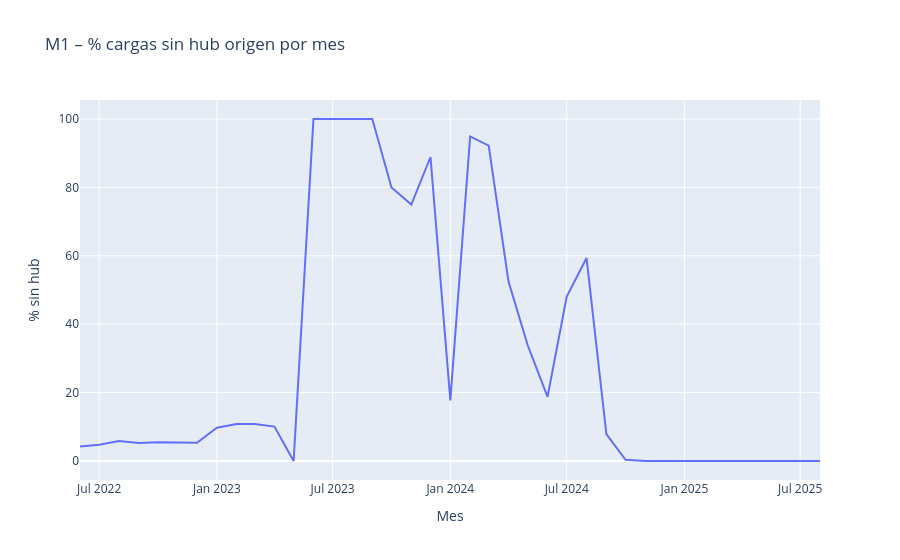

Notebook source saved alongside this figure:
### Code cell
if 'Posted' in df.columns:
    df['Posted'] = pd.to_datetime(df['Posted'], errors='coerce')
    df['mes'] = df['Posted'].dt.to_period('M').astype(str)
    evolucion = (
        df.groupby('mes')
        .agg(total=('ID', 'count'), sin_hub=('tiene_hub_origen', lambda x: (~x).sum()))
        .assign(pct_sin_hub=lambda x: 100 * x['sin_hub'] / x['total'])
        .reset_index()
    )
    fig_ev = px.line(
        evolucion, x='mes', y='pct_sin_hub',
        title='M1 – % cargas sin hub origen por mes',
        labels={'pct_sin_hub': '% sin hub', 'mes': 'Mes'}
    )
    fig_ev.show()

### Figure 1 — Plotly figure (JSON) as saved in the notebook; plotly's stock layout.template omitted (floating-point values rounded to 4 significant figures)
{"data": [{"hovertemplate": "Mes=%{x}<br>% sin hub=%{y}<extra></extra>", "legendgroup": "", "line": {"color": "#636efa", "dash": "solid"}, "marker": {"symbol": "circle"}, "mode": "lines", "name": "", "orientation": "v", "showlegend": false, "type": "scatter", "x": ["2022-06", "2022-07", "2022-08", "2022-09", "2022-10", "2022-11", "2022-12", "2023-01", "2023-02", "2023-03", "2023-04", "2023-05", "2023-06", "2023-07", "2023-09", "2023-10", "2023-11", "2023-12", "2024-01", "2024-02", "2024-03", "2024-04", "2024-05", "2024-06", "2024-07", "2024-08", "2024-09", "2024-10", "2024-11", "2024-12", "2025-01", "2025-02", "2025-03", "2025-04", "2025-05", "2025-06", "2025-07", "2025-08"], "xaxis": "x", "y": [4.213, 4.757, 5.853, 5.248, 5.458, 5.424, 5.353, 9.746, 10.8, 10.79, 10.06, 0.0, 100.0, 100.0, 100.0, 80.0, 75.0, 88.89, 17.73, 94.89, 92.23, 52.48, 33.83, 18.75, 48.05, 59.35, 7.854, 0.3661, 0.0149, 0.0, 0.0, 0.0, 0.0, 0.0, 0.0, 0.0, 0.0, 0.0], "yaxis": "y"}], "layout": {"legend": {"tracegroupgap": 0}, "title": {"text": "M1 – % cargas sin hub origen por mes"}, "xaxis": {"anchor": "y", "domain": [0, 1], "title": {"text": "Mes"}}, "yaxis": {"anchor": "x", "domain": [0, 1], "title": {"text": "% sin hub"}}}}
